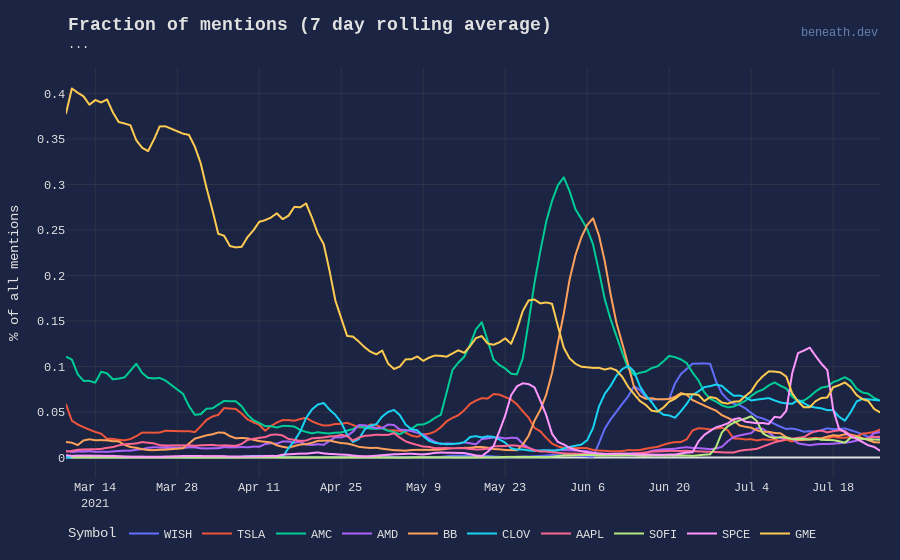

Notebook code cell kept with this figure:
### Code cell
fig = px.line(tmp[tmp['symbol'].isin(top_symbols_month[0:10])].sort_values('day', ascending=False), 
              x="day", 
              y="fraction_of_mentions_MA",
              line_group="symbol",
              color="symbol",
              labels={'day': 'Day', 'fraction_of_mentions_MA': 'Fraction of mentions (7 day rolling average)', 'symbol': 'Symbol'},
             )
fig.update_layout(
    make_layout(
        title="Fraction of mentions (7 day rolling average)",
        subtitle="...",
        source_hidden=False,
        legend=True,
        override={
            'xaxis': {
                'title': ''
            },
            'yaxis': {
                'title': '% of all mentions'
            }
        },
    )
)
fig.show()

### Figure 1 — Plotly figure (JSON) as saved in the notebook; plotly's stock layout.template omitted (floating-point values rounded to 4 significant figures; data arrays with more than 128 entries replaced by an {"elided": "..."} marker saying what was removed)
{"data": [{"hovertemplate": "Symbol=WISH<br>Day=%{x}<br>Fraction of mentions (7 day rolling average)=%{y}<extra></extra>", "legendgroup": "WISH", "line": {"color": "#636efa", "dash": "solid"}, "mode": "lines", "name": "WISH", "showlegend": true, "type": "scattergl", "x": {"elided": "134 str values"}, "xaxis": "x", "y": {"elided": "134 float values"}, "yaxis": "y"}, {"hovertemplate": "Symbol=TSLA<br>Day=%{x}<br>Fraction of mentions (7 day rolling average)=%{y}<extra></extra>", "legendgroup": "TSLA", "line": {"color": "#EF553B", "dash": "solid"}, "mode": "lines", "name": "TSLA", "showlegend": true, "type": "scattergl", "x": {"elided": "138 str values"}, "xaxis": "x", "y": {"elided": "138 float values"}, "yaxis": "y"}, {"hovertemplate": "Symbol=AMC<br>Day=%{x}<br>Fraction of mentions (7 day rolling average)=%{y}<extra></extra>", "legendgroup": "AMC", "line": {"color": "#00cc96", "dash": "solid"}, "mode": "lines", "name": "AMC", "showlegend": true, "type": "scattergl", "x": {"elided": "138 str values"}, "xaxis": "x", "y": {"elided": "138 float values"}, "yaxis": "y"}, {"hovertemplate": "Symbol=AMD<br>Day=%{x}<br>Fraction of mentions (7 day rolling average)=%{y}<extra></extra>", "legendgroup": "AMD", "line": {"color": "#ab63fa", "dash": "solid"}, "mode": "lines", "name": "AMD", "showlegend": true, "type": "scattergl", "x": {"elided": "138 str values"}, "xaxis": "x", "y": {"elided": "138 float values"}, "yaxis": "y"}, {"hovertemplate": "Symbol=BB<br>Day=%{x}<br>Fraction of mentions (7 day rolling average)=%{y}<extra></extra>", "legendgroup": "BB", "line": {"color": "#FFA15A", "dash": "solid"}, "mode": "lines", "name": "BB", "showlegend": true, "type": "scattergl", "x": {"elided": "138 str values"}, "xaxis": "x", "y": {"elided": "138 float values"}, "yaxis": "y"}, {"hovertemplate": "Symbol=CLOV<br>Day=%{x}<br>Fraction of mentions (7 day rolling average)=%{y}<extra></extra>", "legendgroup": "CLOV", "line": {"color": "#19d3f3", "dash": "solid"}, "mode": "lines", "name": "CLOV", "showlegend": true, "type": "scattergl", "x": {"elided": "134 str values"}, "xaxis": "x", "y": {"elided": "134 float values"}, "yaxis": "y"}, {"hovertemplate": "Symbol=AAPL<br>Day=%{x}<br>Fraction of mentions (7 day rolling average)=%{y}<extra></extra>", "legendgroup": "AAPL", "line": {"color": "#FF6692", "dash": "solid"}, "mode": "lines", "name": "AAPL", "showlegend": true, "type": "scattergl", "x": {"elided": "138 str values"}, "xaxis": "x", "y": {"elided": "138 float values"}, "yaxis": "y"}, {"hovertemplate": "Symbol=SOFI<br>Day=%{x}<br>Fraction of mentions (7 day rolling average)=%{y}<extra></extra>", "legendgroup": "SOFI", "line": {"color": "#B6E880", "dash": "solid"}, "mode": "lines", "name": "SOFI", "showlegend": true, "type": "scattergl", "x": ["2021-07-26T00:00:00+00:00", "2021-07-25T00:00:00+00:00", "2021-07-24T00:00:00+00:00", "2021-07-23T00:00:00+00:00", "2021-07-22T00:00:00+00:00", "2021-07-21T00:00:00+00:00", "2021-07-20T00:00:00+00:00", "2021-07-19T00:00:00+00:00", "2021-07-18T00:00:00+00:00", "2021-07-17T00:00:00+00:00", "2021-07-16T00:00:00+00:00", "2021-07-15T00:00:00+00:00", "2021-07-14T00:00:00+00:00", "2021-07-13T00:00:00+00:00", "2021-07-12T00:00:00+00:00", "2021-07-11T00:00:00+00:00", "2021-07-10T00:00:00+00:00", "2021-07-09T00:00:00+00:00", "2021-07-08T00:00:00+00:00", "2021-07-07T00:00:00+00:00", "2021-07-06T00:00:00+00:00", "2021-07-05T00:00:00+00:00", "2021-07-04T00:00:00+00:00", "2021-07-03T00:00:00+00:00", "2021-07-02T00:00:00+00:00", "2021-07-01T00:00:00+00:00", "2021-06-30T00:00:00+00:00", "2021-06-29T00:00:00+00:00", "2021-06-28T00:00:00+00:00", "2021-06-27T00:00:00+00:00", "2021-06-26T00:00:00+00:00", "2021-06-25T00:00:00+00:00", "2021-06-24T00:00:00+00:00", "2021-06-23T00:00:00+00:00", "2021-06-22T00:00:00+00:00", "2021-06-21T00:00:00+00:00", "2021-06-20T00:00:00+00:00", "2021-06-19T00:00:00+00:00", "2021-06-18T00:00:00+00:00", "2021-06-17T00:00:00+00:00", "2021-06-16T00:00:00+00:00", "2021-06-15T00:00:00+00:00", "2021-06-14T00:00:00+00:00", "2021-06-13T00:00:00+00:00", "2021-06-12T00:00:00+00:00", "2021-06-11T00:00:00+00:00", "2021-06-10T00:00:00+00:00", "2021-06-09T00:00:00+00:00", "2021-06-08T00:00:00+00:00", "2021-06-07T00:00:00+00:00", "2021-06-06T00:00:00+00:00", "2021-06-05T00:00:00+00:00", "2021-06-04T00:00:00+00:00", "2021-06-03T00:00:00+00:00", "2021-06-02T00:00:00+00:00", "2021-06-01T00:00:00+00:00", "2021-05-31T00:00:00+00:00", "2021-05-30T00:00:00+00:00", "2021-05-29T00:00:00+00:00", "2021-05-28T00:00:00+00:00", "2021-05-27T00:00:00+00:00", "2021-05-26T00:00:00+00:00", "2021-05-25T00:00:00+00:00", "2021-05-24T00:00:00+00:00", "2021-05-23T00:00:00+00:00", "2021-05-22T00:00:00+00:00", "2021-05-21T00:00:00+00:00", "2021-05-20T00:00:00+00:00", "2021-05-19T00:00:00+00:00", "2021-05-18T00:00:00+00:00", "2021-05-16T00:00:00+00:00", "2021-05-14T00:00:00+00:00", "2021-05-13T00:00:00+00:00", "2021-05-12T00:00:00+00:00", "2021-05-11T00:00:00+00:00", "2021-05-10T00:00:00+00:00", "2021-05-09T00:00:00+00:00", "2021-05-08T00:00:00+00:00", "2021-05-07T00:00:00+00:00", "2021-05-06T00:00:00+00:00", "2021-05-05T00:00:00+00:00", "2021-05-03T00:00:00+00:00", "2021-05-02T00:00:00+00:00", "2021-05-01T00:00:00+00:00", "2021-04-30T00:00:00+00:00", "2021-04-29T00:00:00+00:00", "2021-04-27T00:00:00+00:00", "2021-04-20T00:00:00+00:00", "2021-04-19T00:00:00+00:00", "2021-04-18T00:00:00+00:00", "2021-04-17T00:00:00+00:00", "2021-04-16T00:00:00+00:00", "2021-04-15T00:00:00+00:00", "2021-04-14T00:00:00+00:00", "2021-04-13T00:00:00+00:00", "2021-04-12T00:00:00+00:00", "2021-04-10T00:00:00+00:00", "2021-04-09T00:00:00+00:00", "2021-04-08T00:00:00+00:00", "2021-04-07T00:00:00+00:00", "2021-04-02T00:00:00+00:00", "2021-04-01T00:00:00+00:00", "2021-03-31T00:00:00+00:00", "2021-03-30T00:00:00+00:00", "2021-03-29T00:00:00+00:00", "2021-03-26T00:00:00+00:00", "2021-03-25T00:00:00+00:00", "2021-03-23T00:00:00+00:00", "2021-03-22T00:00:00+00:00", "2021-03-21T00:00:00+00:00", "2021-03-20T00:00:00+00:00", "2021-03-19T00:00:00+00:00", "2021-03-18T00:00:00+00:00", "2021-03-17T00:00:00+00:00", "2021-03-15T00:00:00+00:00", "2021-03-13T00:00:00+00:00", "2021-03-10T00:00:00+00:00"], "xaxis": "x", "y": [0.01957, 0.01998, 0.01992, 0.02066, 0.02189, 0.02202, 0.01639, 0.01804, 0.01922, 0.01935, 0.01951, 0.02105, 0.01966, 0.02079, 0.02052, 0.02015, 0.02183, 0.0225, 0.02155, 0.02308, 0.02663, 0.03993, 0.04537, 0.04283, 0.04085, 0.03824, 0.03454, 0.02759, 0.01156, 0.003643, 0.003227, 0.002549, 0.001939, 0.002255, 0.002387, 0.002228, 0.002279, 0.002228, 0.002386, 0.002251, 0.001958, 0.002012, 0.002582, 0.002619, 0.002489, 0.002424, 0.002388, 0.002327, 0.002397, 0.002733, 0.002896, 0.002789, 0.002568, 0.002418, 0.00222, 0.001743, 0.0007825, 0.0005248, 0.0006508, 0.0007303, 0.0007294, 0.0008606, 0.000892, 0.0008022, 0.0007407, 0.0004848, 0.0003763, 0.000415, 0.0002984, 0.0002926, 0.0002905, 0.0003153, 0.00046, 0.0004535, 0.0004044, 0.0003813, 0.0003732, 0.0003794, 0.0003148, 0.000167, 0.0001581, 0.0002262, 0.000258, 0.0002541, 0.0002477, 0.0002669, 0.0002776, 0.0002975, 0.0002285, 0.0001926, 0.0003251, 0.000344, 0.0003345, 0.0003392, 0.0003825, 0.0003825, 0.0003921, 0.0002373, 0.0002095, 0.000194, 0.0001915, 0.0001341, 0.0001324, 0.0001881, 0.0002418, 0.0002205, 0.0002179, 0.0002242, 0.0002406, 0.0002715, 0.0002262, 0.0001774, 0.0002008, 0.0002378, 0.000244, 0.0002542, 0.0002214], "yaxis": "y"}, {"hovertemplate": "Symbol=SPCE<br>Day=%{x}<br>Fraction of mentions (7 day rolling average)=%{y}<extra></extra>", "legendgroup": "SPCE", "line": {"color": "#FF97FF", "dash": "solid"}, "mode": "lines", "name": "SPCE", "showlegend": true, "type": "scattergl", "x": {"elided": "137 str values"}, "xaxis": "x", "y": {"elided": "137 float values"}, "yaxis": "y"}, {"hovertemplate": "Symbol=GME<br>Day=%{x}<br>Fraction of mentions (7 day rolling average)=%{y}<extra></extra>", "legendgroup": "GME", "line": {"color": "#FECB52", "dash": "solid"}, "mode": "lines", "name": "GME", "showlegend": true, "type": "scattergl", "x": {"elided": "138 str values"}, "xaxis": "x", "y": {"elided": "138 float values"}, "yaxis": "y"}], "layout": {"annotations": [{"align": "right", "height": 40, "showarrow": false, "text": "<a style=\"color: rgb(100, 130, 180);\" href=\"https://beneath.dev/\">beneath.dev</a>", "x": 1, "xanchor": "right", "xref": "paper", "y": 1, "yanchor": "bottom", "yref": "paper", "yshift": 13}, {"align": "left", "font": {"size": 12}, "height": 16, "showarrow": false, "text": "...", "x": 0, "xanchor": "left", "xref": "paper", "y": 1, "yanchor": "bottom", "yref": "paper", "yshift": 13}, {"align": "left", "font": {"size": 18}, "height": 24, "showarrow": false, "text": "<b>Fraction of mentions (7 day rolling average)</b>", "x": 0, "xanchor": "left", "xref": "paper", "y": 1, "yanchor": "bottom", "yref": "paper", "yshift": 29}], "colorway": ["rgb(60, 170, 255)", "rgb(255, 60, 130)", "rgb(100, 200, 100)", "rgb(200, 220, 240)", "rgb(251, 241, 67)", "rgb(203, 60, 255)", "rgb(249, 148, 66)", "rgb(36, 130, 36)", "rgb(238, 255, 234)"], "dragmode": "select", "font": {"color": "#e1e1e1", "family": "SFMono-Regular,Menlo,Monaco,Consolas,Liberation Mono,Courier,monospace"}, "legend": {"orientation": "h", "title": {"text": "Symbol"}, "tracegroupgap": 0, "x": 0, "y": -0.1, "yanchor": "top"}, "margin": {"autoexpand": true, "b": 30, "l": 35, "r": 20, "t": 68}, "paper_bgcolor": "#1b2442", "plot_bgcolor": "#1b2442", "title": {"font": {"color": "#1b2442", "size": 1}, "text": "Fraction of mentions (7 day rolling average)"}, "xaxis": {"anchor": "y", "domain": [0, 1], "gridcolor": "rgb(44, 53, 72)", "title": {"text": ""}, "zerolinecolor": "#e1e1e1"}, "yaxis": {"anchor": "x", "domain": [0, 1], "gridcolor": "rgb(44, 53, 72)", "title": {"text": "% of all mentions"}, "zerolinecolor": "#e1e1e1"}}}
